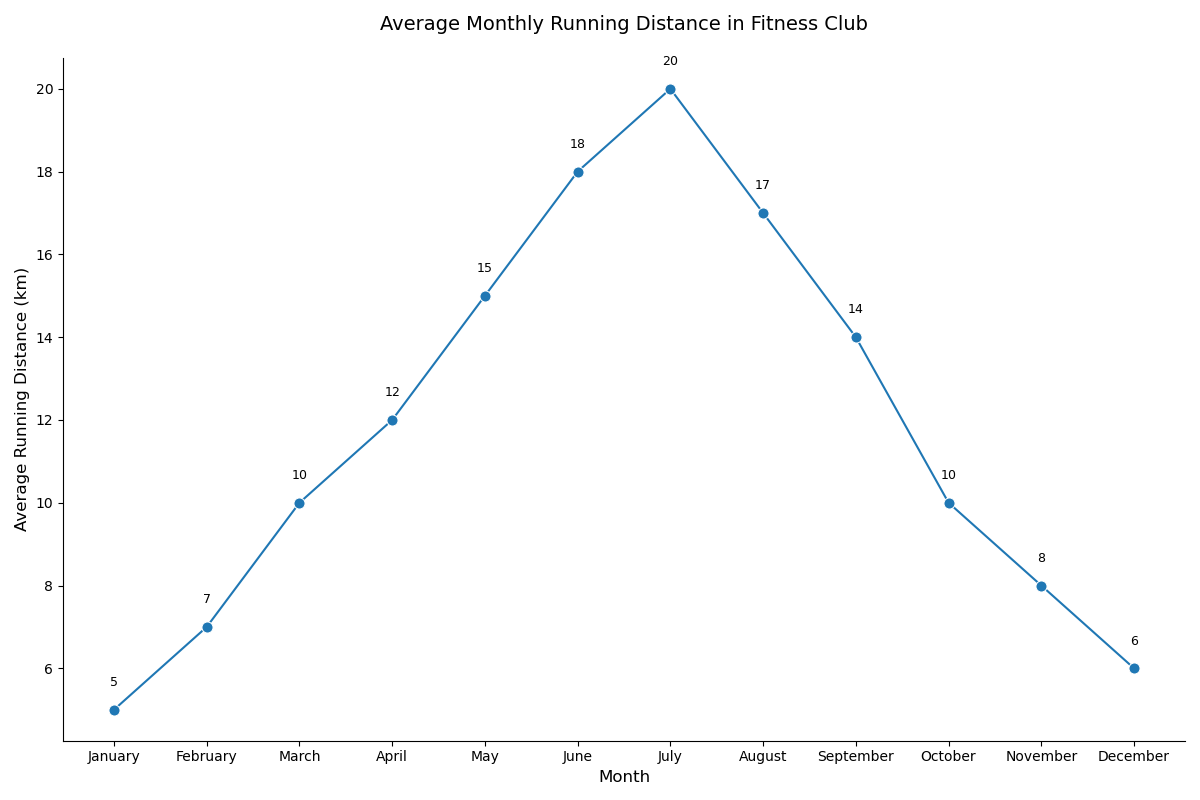

Write Python code to recreate this figure.

import pandas as pd
import seaborn as sns
import matplotlib.pyplot as plt

# Data
data = {
    'Month': ['January', 'February', 'March', 'April', 'May', 'June',
              'July', 'August', 'September', 'October', 'November', 'December'],
    'Average_Running_Distance_km': [5, 7, 10, 12, 15, 18, 20, 17, 14, 10, 8, 6]
}
df = pd.DataFrame(data)

# Convert 'Month' to categorical type having an order because Seaborn sorts data by default
df['Month'] = pd.Categorical(df['Month'], categories=data['Month'], ordered=True)

# Plotting
plt.figure(figsize=(12, 8))
running_distance_plot = sns.lineplot(x='Month', y='Average_Running_Distance_km', data=df,
                                     marker='o', color='#1f77b4', markersize=8)

# Annotations
for i in range(df.shape[0]):
    plt.text(df.Month[i], df.Average_Running_Distance_km[i] + 0.5, df.Average_Running_Distance_km[i],
             ha='center', va='bottom', fontsize=9)

# Customizations
running_distance_plot.set_title("Average Monthly Running Distance in Fitness Club", fontsize=14, pad=20)
running_distance_plot.set_xlabel("Month", fontsize=12)
running_distance_plot.set_ylabel("Average Running Distance (km)", fontsize=12)
sns.despine()

# Show plot
plt.tight_layout()
plt.show()
